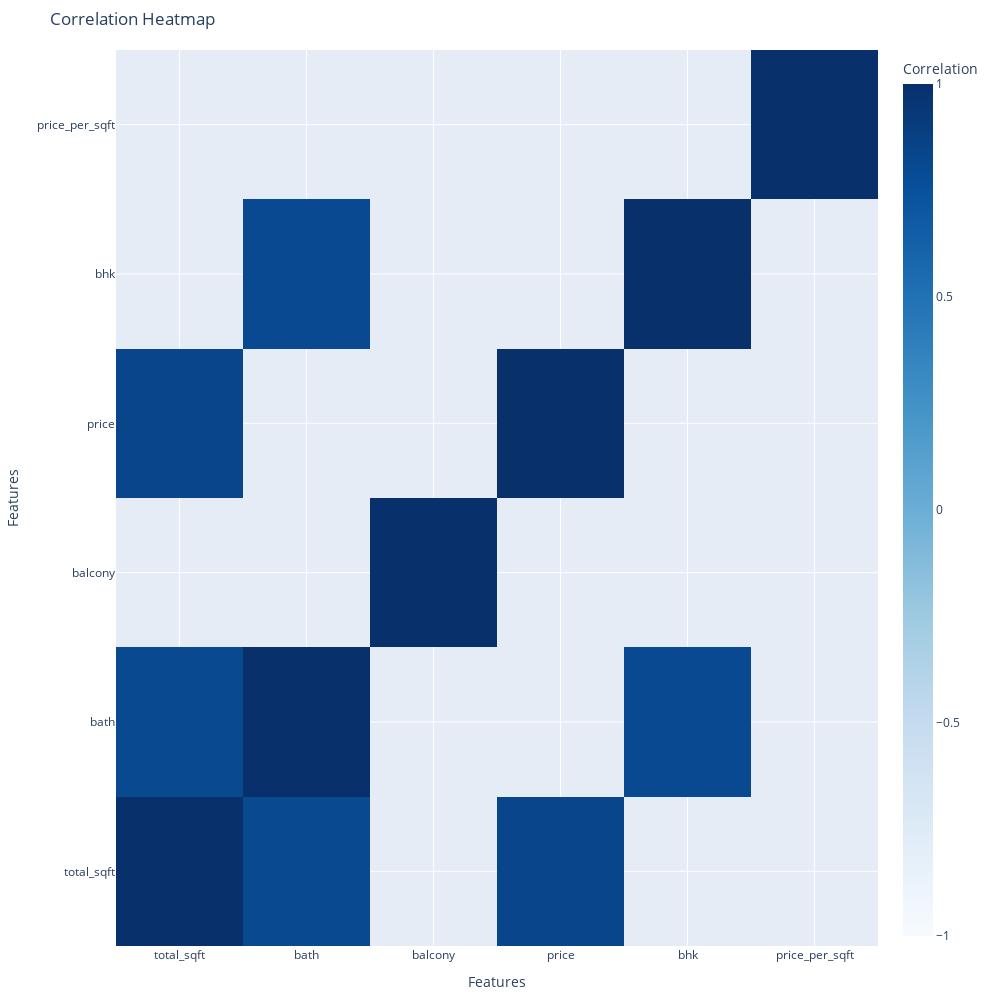

The cell this chart's notebook holds for it:
### Code cell
corr = df.corr(numeric_only=True)
mask = corr < 0.8
corr_masked = corr.copy()
corr_masked[mask] = np.nan

fig = go.Figure(data=go.Heatmap(
    z=corr_masked.values,
    x=corr_masked.columns,
    y=corr_masked.columns,
    colorscale='Blues',
    zmin=-1, zmax=1,
    colorbar=dict(title='Correlation'),
    showscale=True
))

fig.update_layout(
    title='Correlation Heatmap',
    xaxis_title='Features',
    yaxis_title='Features',
    xaxis=dict(tickvals=list(corr_masked.columns), ticktext=list(corr_masked.columns)),
    yaxis=dict(tickvals=list(corr_masked.columns), ticktext=list(corr_masked.columns)),
    height=1000,  
    width=1000,   
    margin=dict(l=50, r=50, t=50, b=50)
)

fig.show()

### Figure 1 — Plotly figure (JSON) as saved in the notebook; plotly's stock layout.template omitted (floating-point values rounded to 4 significant figures)
{"data": [{"colorbar": {"title": {"text": "Correlation"}}, "colorscale": [[0, "rgb(247,251,255)"], [0.125, "rgb(222,235,247)"], [0.25, "rgb(198,219,239)"], [0.375, "rgb(158,202,225)"], [0.5, "rgb(107,174,214)"], [0.625, "rgb(66,146,198)"], [0.75, "rgb(33,113,181)"], [0.875, "rgb(8,81,156)"], [1, "rgb(8,48,107)"]], "showscale": true, "type": "heatmap", "x": ["total_sqft", "bath", "balcony", "price", "bhk", "price_per_sqft"], "y": ["total_sqft", "bath", "balcony", "price", "bhk", "price_per_sqft"], "z": [[1, 0.8115, null, 0.8421, null, null], [0.8115, 1, null, null, 0.808, null], [null, null, 1, null, null, null], [0.8421, null, null, 1, null, null], [null, 0.808, null, null, 1, null], [null, null, null, null, null, 1]], "zmax": 1, "zmin": -1}], "layout": {"height": 1000, "margin": {"b": 50, "l": 50, "r": 50, "t": 50}, "title": {"text": "Correlation Heatmap"}, "width": 1000, "xaxis": {"autorange": true, "range": [-0.5, 5.5], "ticktext": ["total_sqft", "bath", "balcony", "price", "bhk", "price_per_sqft"], "tickvals": ["total_sqft", "bath", "balcony", "price", "bhk", "price_per_sqft"], "title": {"text": "Features"}, "type": "category"}, "yaxis": {"autorange": true, "range": [-0.5, 5.5], "ticktext": ["total_sqft", "bath", "balcony", "price", "bhk", "price_per_sqft"], "tickvals": ["total_sqft", "bath", "balcony", "price", "bhk", "price_per_sqft"], "title": {"text": "Features"}, "type": "category"}}}
